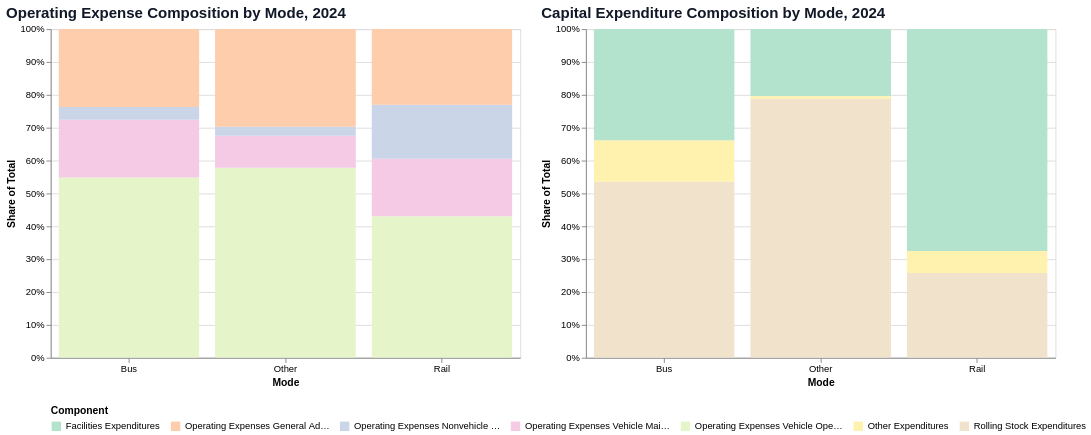

Write notebook code for a chart like this one.
### Markdown cell above
### 1.3 Expenses Breakdown by Mode for Latest NTD Year

### Code cell
opex_chart = chart_ideas.breakdown_chart(
    df_opex,
    group_column = "mode_group", 
    year_column = "year",
    year=2024,
    component_columns=[
        "operating_expenses_vehicle_operations",
        "operating_expenses_vehicle_maintenance",
        "operating_expenses_nonvehicle_maintenance",
        "operating_expenses_general_administration",
    ],
    title="Operating Expense Composition by Mode, 2024",
)

capex_chart = chart_ideas.breakdown_chart(
    df_capex,
    group_column = "mode_group", 
    year_column = "year",
    year=2024,
    component_columns=[
        "rolling_stock_expenditures",
        "facilities_expenditures",
        "other_expenditures",
    ],
    title="Capital Expenditure Composition by Mode, 2024",
)

charts = [opex_chart, capex_chart]

breakdown_by_mode = alt.hconcat(*charts)
breakdown_by_mode

### Figure 1 — Vega specification as saved in the notebook (floating-point values rounded to 4 significant figures)
{"$schema": "https://vega.github.io/schema/vega/v6.json", "data": [{"name": "source_0", "values": [{"mode_group": "Bus", "component": "Operating Expenses Vehicle Operations", "amount": 3075.0, "amount_start": 0.0, "amount_end": 0.5482}, {"mode_group": "Other", "component": "Operating Expenses Vehicle Operations", "amount": 555.4, "amount_start": 0.0, "amount_end": 0.5782}, {"mode_group": "Rail", "component": "Operating Expenses Vehicle Operations", "amount": 1345.0, "amount_start": 0.0, "amount_end": 0.4305}, {"mode_group": "Bus", "component": "Operating Expenses Vehicle Maintenance", "amount": 987.7, "amount_start": 0.5482, "amount_end": 0.7243}, {"mode_group": "Other", "component": "Operating Expenses Vehicle Maintenance", "amount": 93.64, "amount_start": 0.5782, "amount_end": 0.6757}, {"mode_group": "Rail", "component": "Operating Expenses Vehicle Maintenance", "amount": 546.7, "amount_start": 0.4305, "amount_end": 0.6054}, {"mode_group": "Bus", "component": "Operating Expenses Nonvehicle Maintenance", "amount": 218.7, "amount_start": 0.7243, "amount_end": 0.7633}, {"mode_group": "Other", "component": "Operating Expenses Nonvehicle Maintenance", "amount": 26.22, "amount_start": 0.6757, "amount_end": 0.703}, {"mode_group": "Rail", "component": "Operating Expenses Nonvehicle Maintenance", "amount": 513.8, "amount_start": 0.6054, "amount_end": 0.7699}, {"mode_group": "Bus", "component": "Operating Expenses General Administration", "amount": 1328.0, "amount_start": 0.7633, "amount_end": 1.0}, {"mode_group": "Other", "component": "Operating Expenses General Administration", "amount": 285.3, "amount_start": 0.703, "amount_end": 1.0}, {"mode_group": "Rail", "component": "Operating Expenses General Administration", "amount": 719.1, "amount_start": 0.7699, "amount_end": 1.0}]}, {"name": "source_1", "values": [{"mode_group": "Bus", "component": "Rolling Stock Expenditures", "amount": 515.9, "amount_start": 0.0, "amount_end": 0.5354}, {"mode_group": "Other", "component": "Rolling Stock Expenditures", "amount": 65.67, "amount_start": 0.0, "amount_end": 0.7878}, {"mode_group": "Rail", "component": "Rolling Stock Expenditures", "amount": 1069.0, "amount_start": 0.0, "amount_end": 0.2581}, {"mode_group": "Bus", "component": "Facilities Expenditures", "amount": 326.8, "amount_start": 0.6608, "amount_end": 1.0}, {"mode_group": "Other", "component": "Facilities Expenditures", "amount": 17.06, "amount_start": 0.7954, "amount_end": 1.0}, {"mode_group": "Rail", "component": "Facilities Expenditures", "amount": 2797.0, "amount_start": 0.3246, "amount_end": 1.0}, {"mode_group": "Bus", "component": "Other Expenditures", "amount": 120.8, "amount_start": 0.5354, "amount_end": 0.6608}, {"mode_group": "Other", "component": "Other Expenditures", "amount": 0.6314, "amount_start": 0.7878, "amount_end": 0.7954}, {"mode_group": "Rail", "component": "Other Expenditures", "amount": 275.3, "amount_start": 0.2581, "amount_end": 0.3246}]}, {"name": "source_0_color_domain_component_0", "values": [{"component": "Operating Expenses Vehicle Operations"}, {"component": "Operating Expenses Vehicle Maintenance"}, {"component": "Operating Expenses Nonvehicle Maintenance"}, {"component": "Operating Expenses General Administration"}]}, {"name": "source_1_color_domain_component_1", "values": [{"component": "Rolling Stock Expenditures"}, {"component": "Facilities Expenditures"}, {"component": "Other Expenditures"}]}, {"name": "source_0_concat_0_x_domain_mode_group", "values": [{"mode_group": "Bus"}, {"mode_group": "Other"}, {"mode_group": "Rail"}]}, {"name": "source_1_concat_1_x_domain_mode_group", "values": [{"mode_group": "Bus"}, {"mode_group": "Other"}, {"mode_group": "Rail"}]}], "signals": [{"name": "childWidth", "value": 500}], "marks": [{"type": "group", "name": "concat_0_group", "encode": {"update": {"height": {"signal": "height"}, "width": {"signal": "childWidth"}}}, "marks": [{"type": "group", "from": {"facet": {"data": "source_0", "name": "stack_group_concat_0_main", "groupby": ["mode_group"], "aggregate": {"fields": ["amount_start", "amount_start", "amount_end", "amount_end"], "ops": ["min", "max", "min", "max"]}}}, "encode": {"update": {"x": {"field": "mode_group", "scale": "concat_0_x"}, "width": {"signal": "max(0.25, bandwidth('concat_0_x'))"}, "y2": {"signal": "max(scale('concat_0_y',datum[\"min_amount_start\"]),scale('concat_0_y',datum[\"max_amount_start\"]),scale('concat_0_y',datum[\"min_amount_end\"]),scale('concat_0_y',datum[\"max_amount_end\"]))"}, "y": {"signal": "min(scale('concat_0_y',datum[\"min_amount_start\"]),scale('concat_0_y',datum[\"max_amount_start\"]),scale('concat_0_y',datum[\"min_amount_end\"]),scale('concat_0_y',datum[\"max_amount_end\"]))"}, "clip": {"value": true}, "cornerRadius": {"value": 2}}}, "marks": [{"type": "group", "encode": {"update": {"width": {"field": {"signal": null, "datum": null, "group": "width", "parent": null}}, "y": {"field": {"signal": null, "datum": null, "group": "y", "parent": null}, "mult": -1}}}, "marks": [{"type": "rect", "name": "concat_0_marks", "from": {"data": "stack_group_concat_0_main"}, "encode": {"update": {"width": {"field": {"signal": null, "datum": null, "group": "width", "parent": null}}, "y": {"field": "amount_end", "scale": "concat_0_y"}, "y2": {"field": "amount_start", "scale": "concat_0_y"}, "tooltip": {"signal": "{\"Mode\": isValid(datum[\"mode_group\"]) ? isArray(datum[\"mode_group\"]) ? join(datum[\"mode_group\"], '\\n') : datum[\"mode_group\"] : \"\"+datum[\"mode_group\"], \"Component\": isValid(datum[\"component\"]) ? isArray(datum[\"component\"]) ? join(datum[\"component\"], '\\n') : datum[\"component\"] : \"\"+datum[\"component\"], \"Amount ($M)\": format(datum[\"amount\"], \",.1f\")}"}, "fill": {"field": "component", "scale": "color"}}}, "style": ["bar"]}]}]}], "axes": [{"scale": "concat_0_y", "minExtent": 0, "maxExtent": 0, "grid": true, "ticks": false, "zindex": 0, "aria": false, "domain": false, "tickCount": {"signal": "ceil(height/40)"}, "orient": "left", "labels": false, "gridScale": "concat_0_x"}, {"scale": "concat_0_x", "labelAngle": 0, "title": "Mode", "labelBaseline": "top", "zindex": 0, "grid": false, "orient": "bottom"}, {"scale": "concat_0_y", "title": "Share of Total", "orient": "left", "format": ".0%", "labelOverlap": true, "tickCount": {"signal": "ceil(height/40)"}, "zindex": 0, "grid": false}], "title": {"text": "Operating Expense Composition by Mode, 2024", "anchor": "start", "fontWeight": 600, "color": "#111827", "fontSize": 16}, "style": "cell"}, {"type": "group", "name": "concat_1_group", "encode": {"update": {"height": {"signal": "height"}, "width": {"signal": "childWidth"}}}, "marks": [{"type": "group", "from": {"facet": {"data": "source_1", "name": "stack_group_concat_1_main", "groupby": ["mode_group"], "aggregate": {"fields": ["amount_start", "amount_start", "amount_end", "amount_end"], "ops": ["min", "max", "min", "max"]}}}, "encode": {"update": {"y2": {"signal": "max(scale('concat_1_y',datum[\"min_amount_start\"]),scale('concat_1_y',datum[\"max_amount_start\"]),scale('concat_1_y',datum[\"min_amount_end\"]),scale('concat_1_y',datum[\"max_amount_end\"]))"}, "x": {"field": "mode_group", "scale": "concat_1_x"}, "y": {"signal": "min(scale('concat_1_y',datum[\"min_amount_start\"]),scale('concat_1_y',datum[\"max_amount_start\"]),scale('concat_1_y',datum[\"min_amount_end\"]),scale('concat_1_y',datum[\"max_amount_end\"]))"}, "clip": {"value": true}, "width": {"signal": "max(0.25, bandwidth('concat_1_x'))"}, "cornerRadius": {"value": 2}}}, "marks": [{"type": "group", "encode": {"update": {"y": {"field": {"signal": null, "datum": null, "group": "y", "parent": null}, "mult": -1}, "width": {"field": {"signal": null, "datum": null, "group": "width", "parent": null}}}}, "marks": [{"type": "rect", "name": "concat_1_marks", "from": {"data": "stack_group_concat_1_main"}, "encode": {"update": {"tooltip": {"signal": "{\"Mode\": isValid(datum[\"mode_group\"]) ? isArray(datum[\"mode_group\"]) ? join(datum[\"mode_group\"], '\\n') : datum[\"mode_group\"] : \"\"+datum[\"mode_group\"], \"Component\": isValid(datum[\"component\"]) ? isArray(datum[\"component\"]) ? join(datum[\"component\"], '\\n') : datum[\"component\"] : \"\"+datum[\"component\"], \"Amount ($M)\": format(datum[\"amount\"], \",.1f\")}"}, "width": {"field": {"signal": null, "datum": null, "group": "width", "parent": null}}, "y2": {"field": "amount_start", "scale": "concat_1_y"}, "y": {"field": "amount_end", "scale": "concat_1_y"}, "fill": {"field": "component", "scale": "color"}}}, "style": ["bar"]}]}]}], "axes": [{"scale": "concat_1_y", "domain": false, "gridScale": "concat_1_x", "ticks": false, "aria": false, "labels": false, "minExtent": 0, "maxExtent": 0, "zindex": 0, "orient": "left", "grid": true, "tickCount": {"signal": "ceil(height/40)"}}, {"scale": "concat_1_x", "orient": "bottom", "labelAngle": 0, "labelBaseline": "top", "zindex": 0, "grid": false, "title": "Mode"}, {"scale": "concat_1_y", "tickCount": {"signal": "ceil(height/40)"}, "title": "Share of Total", "zindex": 0, "orient": "left", "grid": false, "format": ".0%", "labelOverlap": true}], "title": {"text": "Capital Expenditure Composition by Mode, 2024", "fontSize": 16, "anchor": "start", "color": "#111827", "fontWeight": 600}, "style": "cell"}], "scales": [{"name": "color", "type": "ordinal", "domain": {"fields": [{"data": "source_0_color_domain_component_0", "field": "component"}, {"data": "source_1_color_domain_component_1", "field": "component"}], "sort": true}, "range": {"scheme": "pastel2"}}, {"name": "concat_0_x", "type": "band", "domain": {"data": "source_0_concat_0_x_domain_mode_group", "field": "mode_group", "sort": true}, "range": [0, {"signal": "childWidth"}], "paddingInner": 0.1, "paddingOuter": 0.05}, {"name": "concat_0_y", "type": "linear", "domain": [0, 1], "range": [{"signal": "height"}, 0], "zero": true, "nice": true}, {"name": "concat_1_x", "type": "band", "domain": {"data": "source_1_concat_1_x_domain_mode_group", "field": "mode_group", "sort": true}, "range": [0, {"signal": "childWidth"}], "paddingInner": 0.1, "paddingOuter": 0.05}, {"name": "concat_1_y", "type": "linear", "domain": [0, 1], "range": [{"signal": "height"}, 0], "nice": true, "zero": true}], "layout": {"padding": 20, "bounds": "full", "align": "each"}, "height": 350, "legends": [{"direction": "horizontal", "orient": "bottom", "title": "Component", "fill": "color", "symbolType": "square"}], "padding": 5, "background": "white"}
